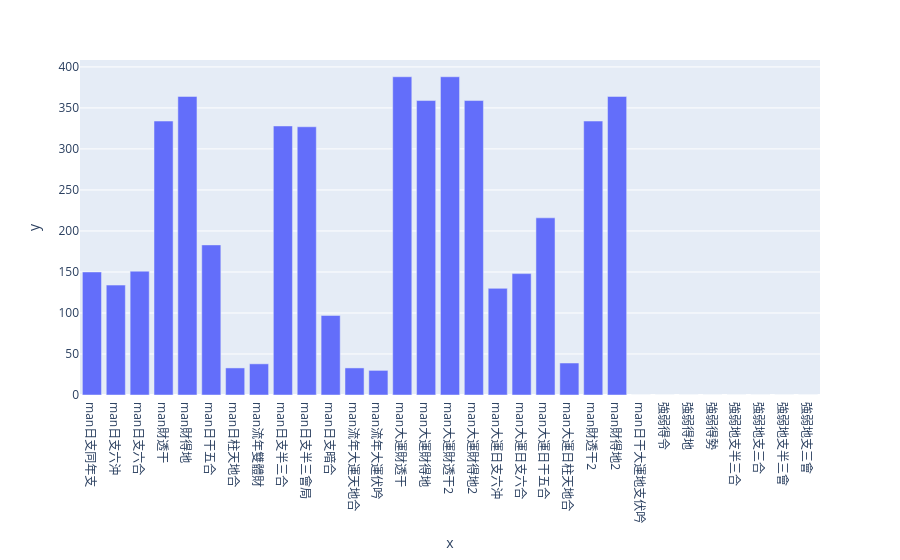

Notebook code cell kept with this figure:
### Code cell
df_filtered= man_df[man_df['身強身弱']=='弱']




#for the columns that are boolean, count the number of True, and plot a bar chart to see the distribution
# create a list of columns that are boolean
boolean_cols = [col for col in df_filtered.columns if df_filtered[col].dtype == 'bool']
boolean_cols

# create a new df with only the boolean columns
df_bool = df_filtered[boolean_cols]
df_bool

# count the number of True and False in each column and show all the result
for col in df_bool.columns:
    print(col,df_bool[col].value_counts()[0])
    # print('-------------------')

# df_bool.sum()

# # plot a bar chart to see the distribution using plotly
import plotly.express as px
px.bar(df_bool.sum(), x=df_bool.sum().index, y=df_bool.sum().values)

### Figure 1 — Plotly figure (JSON) as saved in the notebook; plotly's stock layout.template omitted (floating-point values rounded to 4 significant figures)
{"data": [{"alignmentgroup": "True", "hovertemplate": "x=%{x}<br>y=%{y}<extra></extra>", "legendgroup": "", "marker": {"color": "#636efa", "pattern": {"shape": ""}}, "name": "", "offsetgroup": "", "orientation": "v", "showlegend": false, "textposition": "auto", "type": "bar", "x": ["man日支同年支", "man日支六沖", "man日支六合", "man財透干", "man財得地", "man日干五合", "man日柱天地合", "man流年雙體財", "man日支半三合", "man日支半三會局", "man日支暗合", "man流年大運天地合", "man流年大運伏吟", "man大運財透干", "man大運財得地", "man大運財透干2", "man大運財得地2", "man大運日支六沖", "man大運日支六合", "man大運日干五合", "man大運日柱天地合", "man財透干2", "man財得地2", "man日干大運地支伏吟", "強弱得令", "強弱得地", "強弱得勢", "強弱地支半三合", "強弱地支三合", "強弱地支半三會", "強弱地支三會"], "xaxis": "x", "y": [150, 134, 151, 334, 364, 183, 33, 38, 328, 327, 97, 33, 30, 388, 359, 388, 359, 130, 148, 216, 39, 334, 364, 0, 0, 0, 0, 0, 0, 0, 0], "yaxis": "y"}], "layout": {"barmode": "relative", "legend": {"tracegroupgap": 0}, "margin": {"t": 60}, "xaxis": {"anchor": "y", "domain": [0, 1], "title": {"text": "x"}}, "yaxis": {"anchor": "x", "domain": [0, 1], "title": {"text": "y"}}}}
